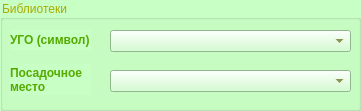
  <widget class="QGroupBox" name="LibGB">
   <property name="geometry">
    <rect>
     <x>10</x>
     <y>170</y>
     <width>361</width>
     <height>111</height>
    </rect>
   </property>
   <property name="styleSheet">
    <string notr="true">color: rgb(170, 170, 0);
background-color: rgb(200, 255, 196);</string>
   </property>
   <property name="title">
    <string>Библиотеки</string>
   </property>
   <property name="alignment">
    <set>Qt::AlignLeading|Qt::AlignLeft|Qt::AlignVCenter</set>
   </property>
   <property name="flat">
    <bool>false</bool>
   </property>
   <widget class="QComboBox" name="FootPrintCB">
    <property name="geometry">
     <rect>
      <x>110</x>
      <y>70</y>
      <width>241</width>
      <height>22</height>
     </rect>
    </property>
    <property name="toolTip">
     <string>&lt;html&gt;&lt;head/&gt;&lt;body&gt;&lt;p&gt;Выбор посадочного места компонента из библиотеки. Для этого оно должно уже присутствовать в библиотеке&lt;/p&gt;&lt;/body&gt;&lt;/html&gt;</string>
    </property>
    <property name="styleSheet">
     <string notr="true">color: rgb(85, 85, 0);</string>
    </property>
   </widget>
   <widget class="QLabel" name="LibRefL">
    <property name="geometry">
     <rect>
      <x>10</x>
      <y>30</y>
      <width>81</width>
      <height>20</height>
     </rect>
    </property>
    <property name="font">
     <font>
      <weight>75</weight>
      <bold>true</bold>
     </font>
    </property>
    <property name="styleSheet">
     <string notr="true">color: rgb(85, 170, 0);</string>
    </property>
    <property name="text">
     <string>УГО (символ)</string>
    </property>
   </widget>
   <widget class="QLabel" name="FootPrintL">
    <property name="geometry">
     <rect>
      <x>10</x>
      <y>64</y>
      <width>81</width>
      <height>31</height>
     </rect>
    </property>
    <property name="font">
     <font>
      <weight>75</weight>
      <bold>true</bold>
     </font>
    </property>
    <property name="styleSheet">
     <string notr="true">color: rgb(85, 170, 0);</string>
    </property>
    <property name="text">
     <string>Посадочное
место</string>
    </property>
   </widget>
   <widget class="QComboBox" name="LibRefCB">
    <property name="geometry">
     <rect>
      <x>110</x>
      <y>30</y>
      <width>241</width>
      <height>22</height>
     </rect>
    </property>
    <property name="toolTip">
     <string>&lt;html&gt;&lt;head/&gt;&lt;body&gt;&lt;p&gt;Выбор символа из библиотеки символов. Для этого символ должен уже присутствовать в библиотеке&lt;/p&gt;&lt;/body&gt;&lt;/html&gt;</string>
    </property>
    <property name="styleSheet">
     <string notr="true">color: rgb(85, 85, 0);</string>
    </property>
   </widget>
  </widget>
